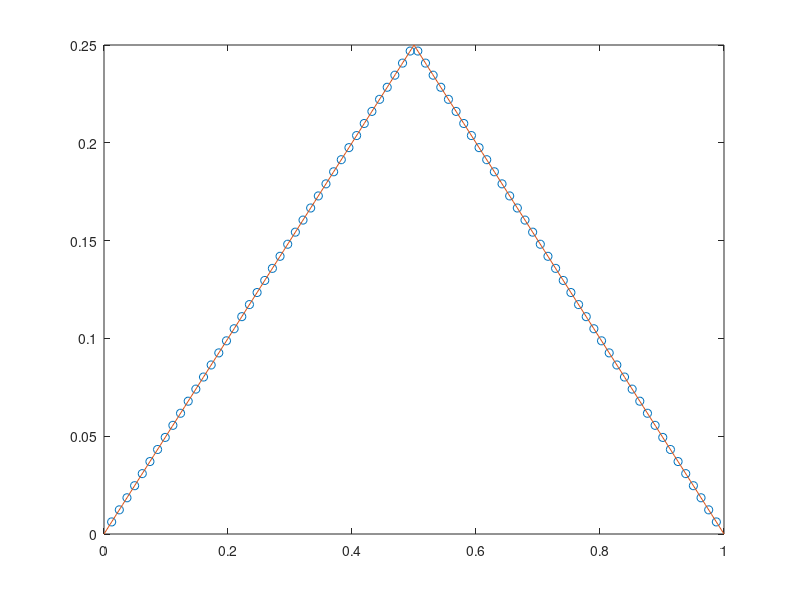

Source code (MATLAB):

clear
clf

n=80;
h=1/(n+1);

x=0:h:1;
a=zeros(n,n);         % initialize the stiffness matrix.
b=zeros(n,1);	      % initialize the load vector.
uexact=zeros(n,1);    % initialize the exact solution.

for i=1:n-1,
  a(i,i)= 2/h;
  a(i+1,i) = -1/h;
  a(i,i+1) = -1/h;
end

  a(n,n) = 2/h;

% Computer the load vector: Regular problem, need function f.m.

%for i=1:n
%  xhalf = x(i)+0.5*h;
%  b(i)= h*( 2*f(xhalf) + 2*f(xhalf+h) +2* f(x(i+1)) )/6;
%  uexact(i) = (-x(i+1)^2 + x(i+1))/2;
%  x1(i) = x(i+1);
%end

%------------------------ For delta function ------------------------

 for i=1:n
    x1(i) = x(i+1);			% Get the nodal points.
    if x(i+1) <=0.5
	uexact(i) = x(i+1)/2;           % Get the exact solution
    else
	uexact(i) = (1-x(i+1))/2;
    end

    if x(i) <= 0.5
       if x(i+1) >= 0.5
	  b(i)= (0.5 - x(i))/h;
       end
     end

      if x(i+1) <= 0.5
	if x(i+2) >= 0.5
	  b(i)= (x(i+2)-0.5)/h;
        end
      end

   end

y = a\b;			% Solve the linear system of equations.
norm(y-uexact,inf)		% Estimate the error in the infinity norm.
plot(x1,y,'o')
hold

x2=0:0.01:1; 			% Get the exact solution at many points
nn = length(x2);		% to plot the exact solution.

for i=1:nn
%y2(i)=(-x2(i)^2 + x2(i))/2;	% Problem (a).
   if x2(i) <= 0.5
      y2(i) =  x2(i)/2;
   else
      y2(i) = (1-x2(i))/2;
   end
end

%y2(i)=(-x2(i)^2 + x2(i))/2;

plot(x2,y2)

